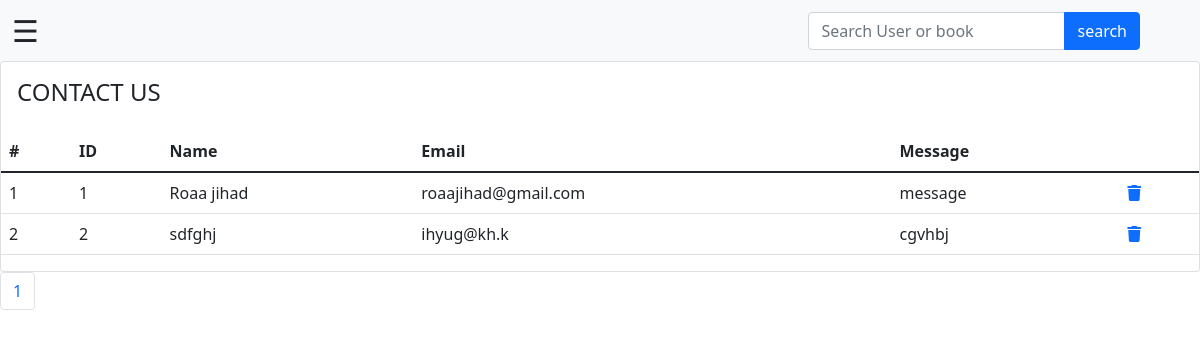
Page /admin/contact.php on the committed database.
### tables this page shows
CREATE TABLE `contact` (
  `id` int(100) NOT NULL,
  `name` varchar(255) NOT NULL,
  `email` varchar(255) NOT NULL,
  `connect` text NOT NULL
);

### admin/contact.php (the view, shortened to what this page needs)
<?php include("navbar.php");
$con = mysqli_connect("localhost", "root", "", "projectfinal55");
mysqli_set_charset($con, "utf8");
$limit = 10;
if (isset($_GET["page"])) {
    $page  = $_GET["page"];
} else {
    $page = 1;
};
$start_from = ($page - 1) * $limit;
?>
<!DOCTYPE html>
<html lang="en">
<head>
</head>
<body>
    <?php
    $sql = mysqli_query($con, "SELECT * FROM contact ORDER BY id ASC LIMIT $start_from, $limit");
    ?>
    <div class="content pb-0">
        <div class="orders">
            <div class="row">
                <div class="col-xl-12">
                    <div class="card">
                        <div class="card-body">
                            <h4 class="box-title">CONTACT US </h4>
                        </div>
                        <div class="card-body--">
                            <div class="table-stats order-table ov-h">
                                <table class="table ">
                                    <thead>
                                        <tr>
                                            <th class="serial">#</th>
                                            <th>ID</th>
                                            <th>Name</th>
                                            <th>Email</th>
                                            <th>Message</th>
                                            <th></th>
                                        </tr>
                                    </thead>
                                    <tbody>
                                        <?php
                                        $i = 1;
                                        while ($row = mysqli_fetch_assoc($sql)) { ?>
                                            <tr>
                                                <td class="serial"><?php echo $i ?></td>
                                                <td><?php echo $row['id'] ?></td>
                                                <td><?php echo $row['name'] ?></td>
                                                <td><?php echo $row['email'] ?></td>
                                                <td><?php echo $row['connect'] ?></td>
                                                <td>
                                                    <a href="contact.php?id=<?php echo $row['id']; ?>" onClick="return confirm('Do you really want to delete');"><i class="fa fa-trash" aria-hidden="true"></i></a>
                                                </td>
                                            </tr>
                                        <?php
                                            $i++;
                                        } ?>
                                    </tbody>
                                </table>
                            </div>
                        </div>
                    </div>
                </div>
            </div>
        </div>
    </div>
    <?php
    $result_db = mysqli_query($con, "SELECT COUNT(id) FROM contact ");
    $row_db = mysqli_fetch_row($result_db);
    $total_records = $row_db[0];
    $total_pages = ceil($total_records / $limit);
    $pagLink = "<ul class='pagination'>";
    for ($i = 1; $i <= $total_pages; $i++) {
        $pagLink .= "<li class='page-item'><a class='page-link' href='contact.php?page=" . $i . "'>" . $i . "</a></li>";
    }
    echo $pagLink . "</ul>";
    ?>
</body>
</html>

### rows in the picture
contact: id "1", name "Roaa jihad", email "roaajihad@gmail.com", connect "message"
contact: id "2", name "sdfghj", email "ihyug@kh.k", connect "cgvhbj"
